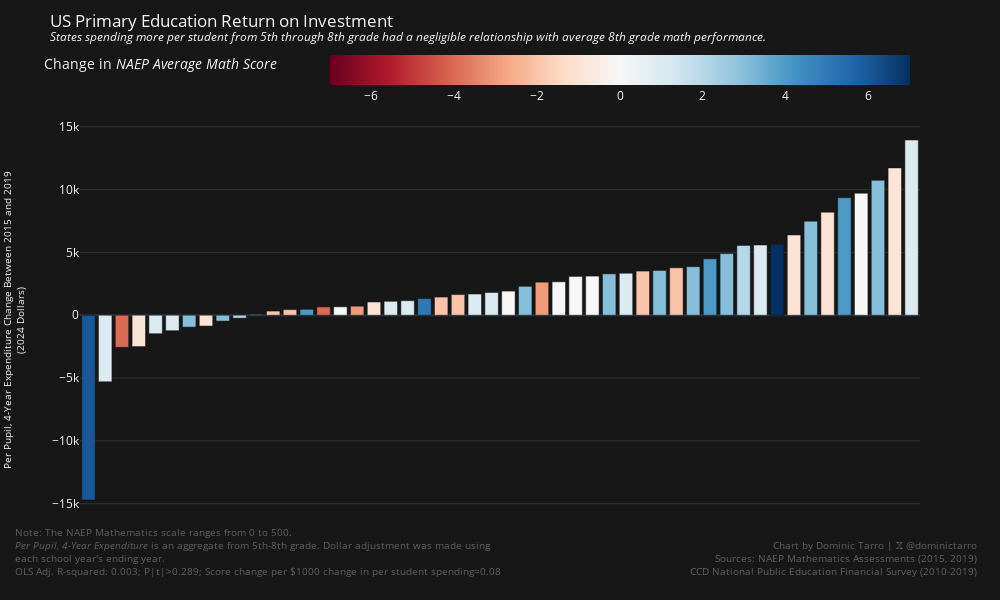
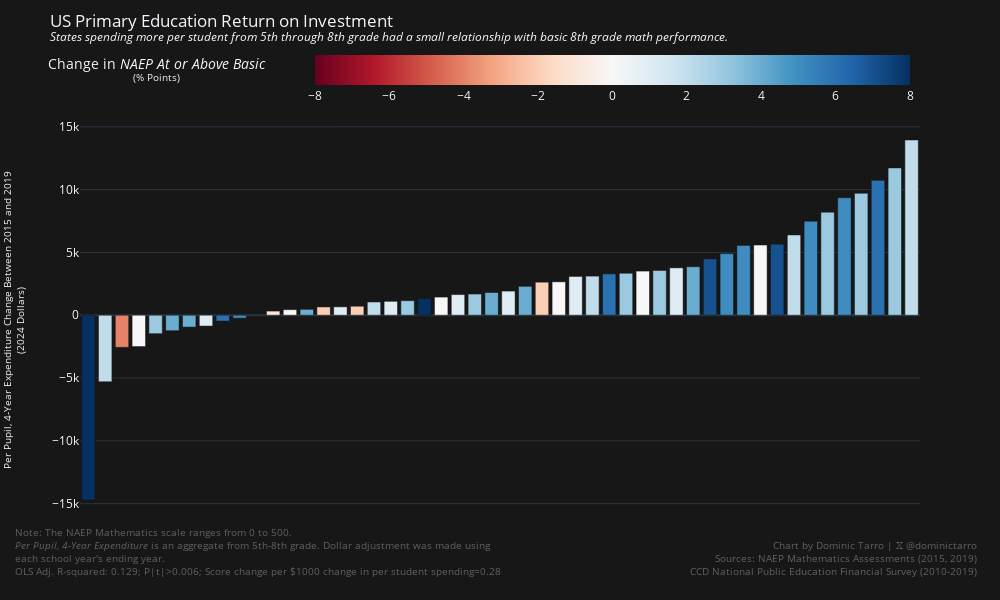
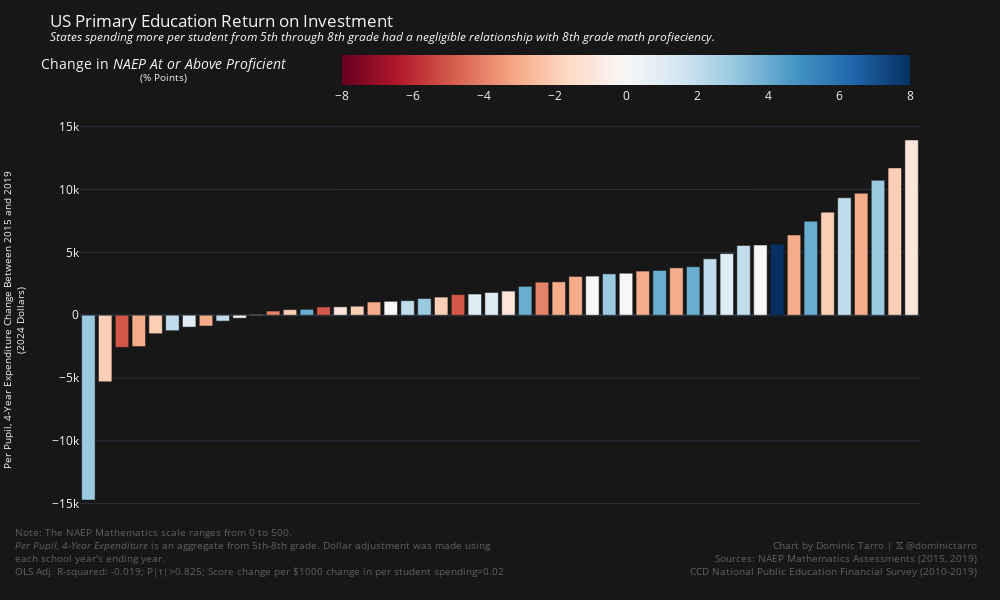

Notebook code cell kept with these figures, in order:
### Code cell
def generate_state_investment_and_math_performance_bar_chart(
    column: str, legend_title: str, description: str, change_measure: str
) -> go.Figure:
    df = student_investment.join(
        math_performance,
        on="State Name"
    ).sort("Investment Change")
    result = correlate(df, "Investment Change", column)
    return px.bar(
        df,
        x="State Name",
        y="Investment Change",
        color=column,
        title=f"US Primary Education Return on Investment<br><sup><i>{description}</i></sup>",
        template="plotly_dark",
        color_continuous_scale=px.colors.sequential.RdBu,
        labels={
            "State Name": "State",
            "Investment Change": "4-Year Expenditure Change (2024 Dollars)",
            column: f"Change in NAEP {legend_title}",
        },
        width=1000,
        height=600,
    ).update_layout(
        xaxis=dict(showticklabels=False, title=None),
        yaxis_title="Per Pupil, 4-Year Expenditure Change Between 2015 and 2019<br>(2024 Dollars)",
        yaxis_title_font_size=10,
        coloraxis_colorbar_title=f"Change in <i>NAEP {legend_title}</i>",
        coloraxis_colorbar_orientation="h",
        plot_bgcolor="#171717",
        paper_bgcolor="#171717",
    ).update_coloraxes(
        cmid=0,
    ).add_annotation(
        x=1.07,
        y=-0.15,
        xref="paper",
        yref="paper",
        text="<br>".join(
            (
                "Chart by Dominic Tarro | 𝕏 @dominictarro",
                "Sources: NAEP Mathematics Assessments (2015, 2019)",
                "CCD National Public Education Financial Survey (2010-2019)"
            )
        ),
        align="right",
        showarrow=False,
        font=dict(
            size=10,
            color="grey"
        ),
        opacity=0.7
    ).add_annotation(
        x=-0.08,
        y=-0.15,
        xref="paper",
        yref="paper",
        text="<br>".join(
            (
                "Note: The NAEP Mathematics scale ranges from 0 to 500.",
                "<i>Per Pupil, 4-Year Expenditure</i> is an aggregate from 5th-8th grade. Dollar adjustment was made using <br>each school year's ending year.",
                f"OLS Adj. R-squared: {result.r_squared:.03f}; P|t|>{result.p_value:.03f}; {change_measure.title()} change per $1000 change in per student spending={result.coef * 1000:.2f}"
            )
        ),
        align="left",
        showarrow=False,
        font=dict(
            size=10,
            color="grey"
        ),
        opacity=0.7
    )

_fig1 = generate_state_investment_and_math_performance_bar_chart(
    "Mean Grade 8 Math Score Change",
    "Average Math Score",
    "States spending more per student from 5th through 8th grade had a negligible relationship with average 8th grade math performance.",
    "score",
)
_fig1.write_image("charts/spending-school-roi-math-mean.png")
_fig1.show()
_fig2 = generate_state_investment_and_math_performance_bar_chart(
    "At or Above Basic (%) Change",
    "At or Above Basic</i><br><sup>(% Points)</sup>",
    "States spending more per student from 5th through 8th grade had a small relationship with basic 8th grade math performance.",
    "score",
)
_fig2.write_image("charts/spending-school-roi-math-basic.png")
_fig2.show()
_fig3 = generate_state_investment_and_math_performance_bar_chart(
    "At or Above Proficient (%) Change",
    "At or Above Proficient</i><br><sup>(% Points)</sup>",
    "States spending more per student from 5th through 8th grade had a negligible relationship with 8th grade math profieciency.",
    "score",
)
_fig3.write_image("charts/spending-school-roi-math-proficient.png")
_fig3.show()

### Figure 1 — Plotly figure (JSON) as saved in the notebook; plotly's stock layout.template omitted (floating-point values rounded to 4 significant figures)
{"data": [{"alignmentgroup": "True", "hovertemplate": "State=%{x}<br>4-Year Expenditure Change (2024 Dollars)=%{y}<br>Change in NAEP Average Math Score=%{marker.color}<extra></extra>", "legendgroup": "", "marker": {"color": [6, 1, -4, -1, 1, 1, 3, -1, 3, 2, 2, -2, -2, 4, -4, 0, -3, -1, 1, 1, 5, -2, -2, 1, 1, 0, 3, -3, 0, 0, 0, 3, 1, -2, 3, -2, 3, 4, 3, 2, 1, 7, -1, 3, -1, 4, 0, 3, -1, 1], "coloraxis": "coloraxis", "pattern": {"shape": ""}}, "name": "", "offsetgroup": "", "orientation": "v", "showlegend": false, "textposition": "auto", "type": "bar", "x": ["Alaska", "Wyoming", "Louisiana", "West Virginia", "Arkansas", "Indiana", "Delaware", "Oklahoma", "Maryland", "New Mexico", "Kansas", "Alabama", "Michigan", "Iowa", "Florida", "Missouri", "Mississippi", "Ohio", "Virginia", "New Jersey", "Rhode Island", "Tennessee", "South Dakota", "Nebraska", "Utah", "Kentucky", "Arizona", "North Carolina", "Georgia", "South Carolina", "Wisconsin", "Montana", "Nevada", "Connecticut", "Massachusetts", "Idaho", "Vermont", "Texas", "Maine", "North Dakota", "Colorado", "New Hampshire", "Pennsylvania", "Minnesota", "Illinois", "Hawaii", "New York", "Oregon", "California", "Washington"], "xaxis": "x", "y": [-14710.0, -5297.0, -2557.0, -2495.0, -1471.0, -1233.0, -944.6, -862.3, -466.9, -235.0, 54.89, 329.8, 441.6, 469.4, 657.6, 666.9, 715.9, 1051.0, 1105.0, 1155.0, 1330.0, 1443.0, 1643.0, 1686.0, 1807.0, 1921.0, 2299.0, 2630.0, 2655.0, 3087.0, 3113.0, 3292.0, 3341.0, 3512.0, 3561.0, 3771.0, 3860.0, 4488.0, 4904.0, 5558.0, 5587.0, 5657.0, 6389.0, 7484.0, 8204.0, 9349.0, 9709.0, 10730.0, 11730.0, 13950.0], "yaxis": "y"}], "layout": {"annotations": [{"align": "right", "font": {"color": "grey", "size": 10}, "opacity": 0.7, "showarrow": false, "text": "Chart by Dominic Tarro | 𝕏 @dominictarro<br>Sources: NAEP Mathematics Assessments (2015, 2019)<br>CCD National Public Education Financial Survey (2010-2019)", "x": 1.07, "xref": "paper", "y": -0.15, "yref": "paper"}, {"align": "left", "font": {"color": "grey", "size": 10}, "opacity": 0.7, "showarrow": false, "text": "Note: The NAEP Mathematics scale ranges from 0 to 500.<br><i>Per Pupil, 4-Year Expenditure</i> is an aggregate from 5th-8th grade. Dollar adjustment was made using <br>each school year's ending year.<br>OLS Adj. R-squared: 0.003; P|t|>0.289; Score change per $1000 change in per student spending=0.08", "x": -0.08, "xref": "paper", "y": -0.15, "yref": "paper"}], "barmode": "relative", "coloraxis": {"cmid": 0, "colorbar": {"orientation": "h", "title": {"text": "Change in <i>NAEP Average Math Score</i>"}}, "colorscale": [[0, "rgb(103,0,31)"], [0.1, "rgb(178,24,43)"], [0.2, "rgb(214,96,77)"], [0.3, "rgb(244,165,130)"], [0.4, "rgb(253,219,199)"], [0.5, "rgb(247,247,247)"], [0.6, "rgb(209,229,240)"], [0.7, "rgb(146,197,222)"], [0.8, "rgb(67,147,195)"], [0.9, "rgb(33,102,172)"], [1, "rgb(5,48,97)"]]}, "height": 600, "legend": {"tracegroupgap": 0}, "paper_bgcolor": "#171717", "plot_bgcolor": "#171717", "title": {"text": "US Primary Education Return on Investment<br><sup><i>States spending more per student from 5th through 8th grade had a negligible relationship with average 8th grade math performance.</i></sup>"}, "width": 1000, "xaxis": {"anchor": "y", "domain": [0, 1], "showticklabels": false, "title": {}}, "yaxis": {"anchor": "x", "domain": [0, 1], "title": {"font": {"size": 10}, "text": "Per Pupil, 4-Year Expenditure Change Between 2015 and 2019<br>(2024 Dollars)"}}}}

### Figure 2 — Plotly figure (JSON) as saved in the notebook; plotly's stock layout.template omitted (floating-point values rounded to 4 significant figures)
{"data": [{"alignmentgroup": "True", "hovertemplate": "State=%{x}<br>4-Year Expenditure Change (2024 Dollars)=%{y}<br>Change in NAEP At or Above Basic</i><br><sup>(% Points)</sup>=%{marker.color}<extra></extra>", "legendgroup": "", "marker": {"color": [8, 2, -4, 0, 3, 4, 4, 1, 6, 5, 5, -1, 0, 4, -2, 1, -2, 2, 1, 3, 8, 0, 1, 3, 4, 1, 4, -2, 0, 1, 2, 6, 3, 0, 3, 1, 4, 7, 5, 5, 0, 7, 2, 5, 3, 5, 3, 6, 3, 2], "coloraxis": "coloraxis", "pattern": {"shape": ""}}, "name": "", "offsetgroup": "", "orientation": "v", "showlegend": false, "textposition": "auto", "type": "bar", "x": ["Alaska", "Wyoming", "Louisiana", "West Virginia", "Arkansas", "Indiana", "Delaware", "Oklahoma", "Maryland", "New Mexico", "Kansas", "Alabama", "Michigan", "Iowa", "Florida", "Missouri", "Mississippi", "Ohio", "Virginia", "New Jersey", "Rhode Island", "Tennessee", "South Dakota", "Nebraska", "Utah", "Kentucky", "Arizona", "North Carolina", "Georgia", "South Carolina", "Wisconsin", "Montana", "Nevada", "Connecticut", "Massachusetts", "Idaho", "Vermont", "Texas", "Maine", "North Dakota", "Colorado", "New Hampshire", "Pennsylvania", "Minnesota", "Illinois", "Hawaii", "New York", "Oregon", "California", "Washington"], "xaxis": "x", "y": [-14710.0, -5297.0, -2557.0, -2495.0, -1471.0, -1233.0, -944.6, -862.3, -466.9, -235.0, 54.89, 329.8, 441.6, 469.4, 657.6, 666.9, 715.9, 1051.0, 1105.0, 1155.0, 1330.0, 1443.0, 1643.0, 1686.0, 1807.0, 1921.0, 2299.0, 2630.0, 2655.0, 3087.0, 3113.0, 3292.0, 3341.0, 3512.0, 3561.0, 3771.0, 3860.0, 4488.0, 4904.0, 5558.0, 5587.0, 5657.0, 6389.0, 7484.0, 8204.0, 9349.0, 9709.0, 10730.0, 11730.0, 13950.0], "yaxis": "y"}], "layout": {"annotations": [{"align": "right", "font": {"color": "grey", "size": 10}, "opacity": 0.7, "showarrow": false, "text": "Chart by Dominic Tarro | 𝕏 @dominictarro<br>Sources: NAEP Mathematics Assessments (2015, 2019)<br>CCD National Public Education Financial Survey (2010-2019)", "x": 1.07, "xref": "paper", "y": -0.15, "yref": "paper"}, {"align": "left", "font": {"color": "grey", "size": 10}, "opacity": 0.7, "showarrow": false, "text": "Note: The NAEP Mathematics scale ranges from 0 to 500.<br><i>Per Pupil, 4-Year Expenditure</i> is an aggregate from 5th-8th grade. Dollar adjustment was made using <br>each school year's ending year.<br>OLS Adj. R-squared: 0.129; P|t|>0.006; Score change per $1000 change in per student spending=0.28", "x": -0.08, "xref": "paper", "y": -0.15, "yref": "paper"}], "barmode": "relative", "coloraxis": {"cmid": 0, "colorbar": {"orientation": "h", "title": {"text": "Change in <i>NAEP At or Above Basic</i><br><sup>(% Points)</sup></i>"}}, "colorscale": [[0, "rgb(103,0,31)"], [0.1, "rgb(178,24,43)"], [0.2, "rgb(214,96,77)"], [0.3, "rgb(244,165,130)"], [0.4, "rgb(253,219,199)"], [0.5, "rgb(247,247,247)"], [0.6, "rgb(209,229,240)"], [0.7, "rgb(146,197,222)"], [0.8, "rgb(67,147,195)"], [0.9, "rgb(33,102,172)"], [1, "rgb(5,48,97)"]]}, "height": 600, "legend": {"tracegroupgap": 0}, "paper_bgcolor": "#171717", "plot_bgcolor": "#171717", "title": {"text": "US Primary Education Return on Investment<br><sup><i>States spending more per student from 5th through 8th grade had a small relationship with basic 8th grade math performance.</i></sup>"}, "width": 1000, "xaxis": {"anchor": "y", "domain": [0, 1], "showticklabels": false, "title": {}}, "yaxis": {"anchor": "x", "domain": [0, 1], "title": {"font": {"size": 10}, "text": "Per Pupil, 4-Year Expenditure Change Between 2015 and 2019<br>(2024 Dollars)"}}}}

### Figure 3 — Plotly figure (JSON) as saved in the notebook; plotly's stock layout.template omitted (floating-point values rounded to 4 significant figures)
{"data": [{"alignmentgroup": "True", "hovertemplate": "State=%{x}<br>4-Year Expenditure Change (2024 Dollars)=%{y}<br>Change in NAEP At or Above Proficient</i><br><sup>(% Points)</sup>=%{marker.color}<extra></extra>", "legendgroup": "", "marker": {"color": [3, -2, -5, -3, -2, 2, 1, -3, 2, 0, 0, -4, -2, 4, -5, -1, -2, -3, 0, 2, 3, -2, -5, 1, 1, -1, 4, -4, -3, -3, 0, 3, 0, -3, 4, -3, 4, 2, 1, 2, 0, 8, -3, 4, -2, 2, -3, 3, -2, -1], "coloraxis": "coloraxis", "pattern": {"shape": ""}}, "name": "", "offsetgroup": "", "orientation": "v", "showlegend": false, "textposition": "auto", "type": "bar", "x": ["Alaska", "Wyoming", "Louisiana", "West Virginia", "Arkansas", "Indiana", "Delaware", "Oklahoma", "Maryland", "New Mexico", "Kansas", "Alabama", "Michigan", "Iowa", "Florida", "Missouri", "Mississippi", "Ohio", "Virginia", "New Jersey", "Rhode Island", "Tennessee", "South Dakota", "Nebraska", "Utah", "Kentucky", "Arizona", "North Carolina", "Georgia", "South Carolina", "Wisconsin", "Montana", "Nevada", "Connecticut", "Massachusetts", "Idaho", "Vermont", "Texas", "Maine", "North Dakota", "Colorado", "New Hampshire", "Pennsylvania", "Minnesota", "Illinois", "Hawaii", "New York", "Oregon", "California", "Washington"], "xaxis": "x", "y": [-14710.0, -5297.0, -2557.0, -2495.0, -1471.0, -1233.0, -944.6, -862.3, -466.9, -235.0, 54.89, 329.8, 441.6, 469.4, 657.6, 666.9, 715.9, 1051.0, 1105.0, 1155.0, 1330.0, 1443.0, 1643.0, 1686.0, 1807.0, 1921.0, 2299.0, 2630.0, 2655.0, 3087.0, 3113.0, 3292.0, 3341.0, 3512.0, 3561.0, 3771.0, 3860.0, 4488.0, 4904.0, 5558.0, 5587.0, 5657.0, 6389.0, 7484.0, 8204.0, 9349.0, 9709.0, 10730.0, 11730.0, 13950.0], "yaxis": "y"}], "layout": {"annotations": [{"align": "right", "font": {"color": "grey", "size": 10}, "opacity": 0.7, "showarrow": false, "text": "Chart by Dominic Tarro | 𝕏 @dominictarro<br>Sources: NAEP Mathematics Assessments (2015, 2019)<br>CCD National Public Education Financial Survey (2010-2019)", "x": 1.07, "xref": "paper", "y": -0.15, "yref": "paper"}, {"align": "left", "font": {"color": "grey", "size": 10}, "opacity": 0.7, "showarrow": false, "text": "Note: The NAEP Mathematics scale ranges from 0 to 500.<br><i>Per Pupil, 4-Year Expenditure</i> is an aggregate from 5th-8th grade. Dollar adjustment was made using <br>each school year's ending year.<br>OLS Adj. R-squared: -0.019; P|t|>0.825; Score change per $1000 change in per student spending=0.02", "x": -0.08, "xref": "paper", "y": -0.15, "yref": "paper"}], "barmode": "relative", "coloraxis": {"cmid": 0, "colorbar": {"orientation": "h", "title": {"text": "Change in <i>NAEP At or Above Proficient</i><br><sup>(% Points)</sup></i>"}}, "colorscale": [[0, "rgb(103,0,31)"], [0.1, "rgb(178,24,43)"], [0.2, "rgb(214,96,77)"], [0.3, "rgb(244,165,130)"], [0.4, "rgb(253,219,199)"], [0.5, "rgb(247,247,247)"], [0.6, "rgb(209,229,240)"], [0.7, "rgb(146,197,222)"], [0.8, "rgb(67,147,195)"], [0.9, "rgb(33,102,172)"], [1, "rgb(5,48,97)"]]}, "height": 600, "legend": {"tracegroupgap": 0}, "paper_bgcolor": "#171717", "plot_bgcolor": "#171717", "title": {"text": "US Primary Education Return on Investment<br><sup><i>States spending more per student from 5th through 8th grade had a negligible relationship with 8th grade math profieciency.</i></sup>"}, "width": 1000, "xaxis": {"anchor": "y", "domain": [0, 1], "showticklabels": false, "title": {}}, "yaxis": {"anchor": "x", "domain": [0, 1], "title": {"font": {"size": 10}, "text": "Per Pupil, 4-Year Expenditure Change Between 2015 and 2019<br>(2024 Dollars)"}}}}
